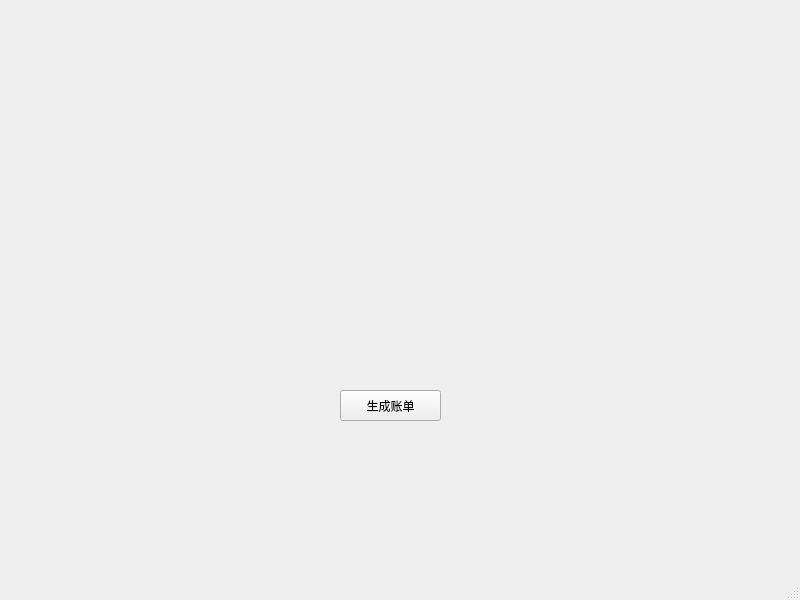
<?xml version="1.0" encoding="UTF-8"?>
<ui version="4.0">
 <class>MainWindow</class>
 <widget class="QMainWindow" name="MainWindow">
  <property name="geometry">
   <rect>
    <x>0</x>
    <y>0</y>
    <width>800</width>
    <height>600</height>
   </rect>
  </property>
  <property name="windowTitle">
   <string>MainWindow</string>
  </property>
  <widget class="QWidget" name="centralwidget">
   <widget class="QPushButton" name="pushButton">
    <property name="geometry">
     <rect>
      <x>340</x>
      <y>390</y>
      <width>101</width>
      <height>31</height>
     </rect>
    </property>
    <property name="text">
     <string>生成账单</string>
    </property>
   </widget>
  </widget>
  <widget class="QMenuBar" name="menubar">
   <property name="geometry">
    <rect>
     <x>0</x>
     <y>0</y>
     <width>800</width>
     <height>23</height>
    </rect>
   </property>
  </widget>
  <widget class="QStatusBar" name="statusbar"/>
 </widget>
 <resources/>
 <connections/>
</ui>
